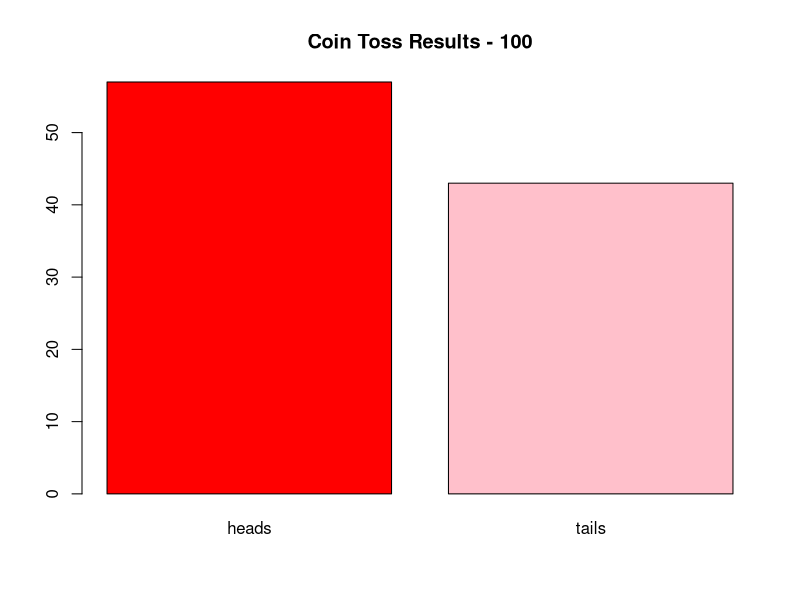
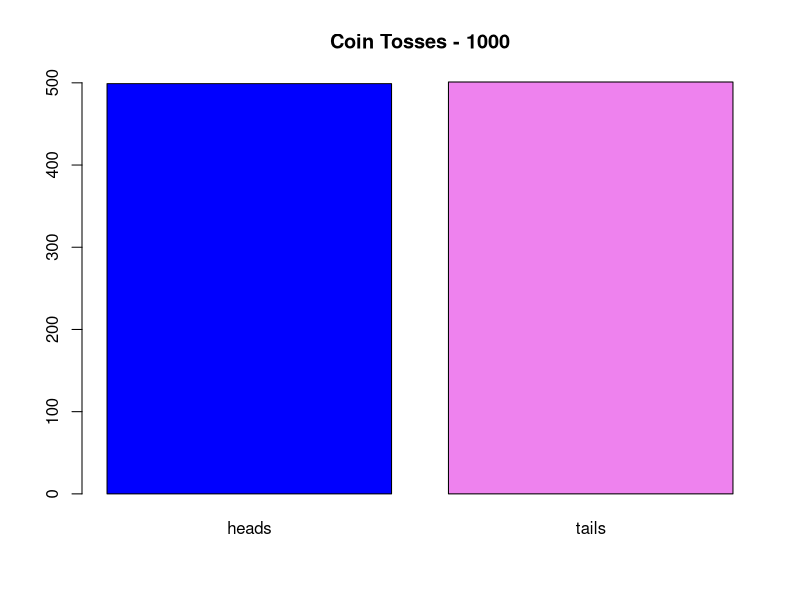
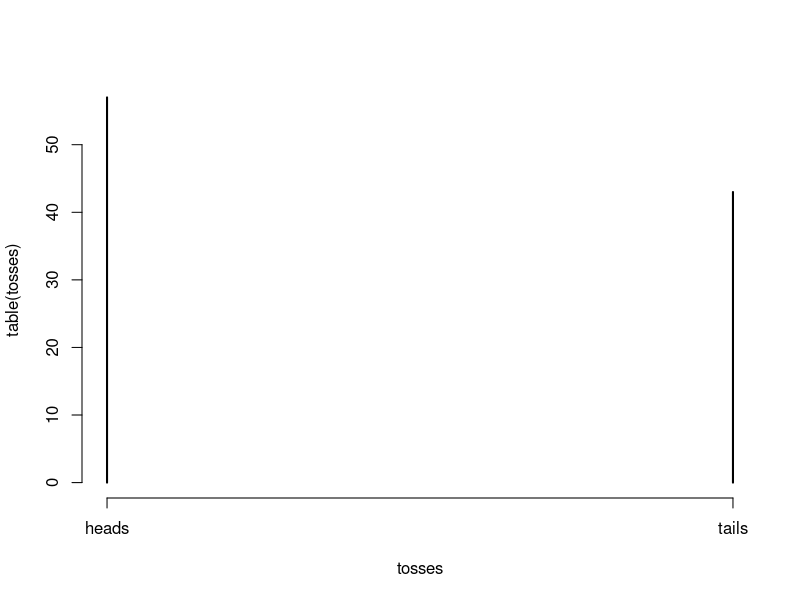
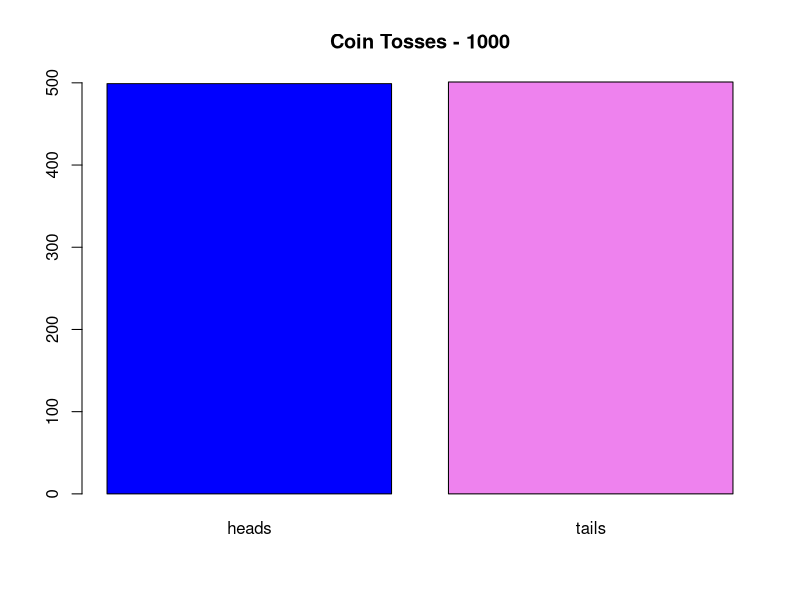
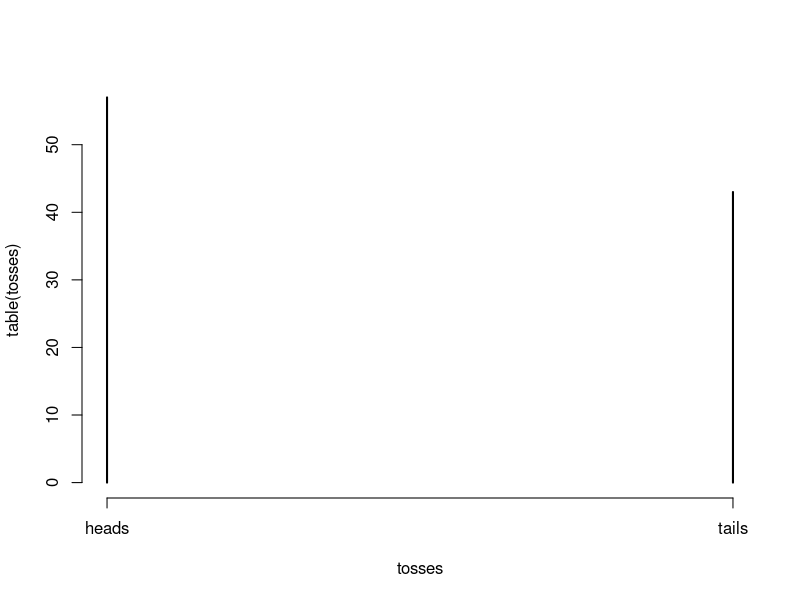
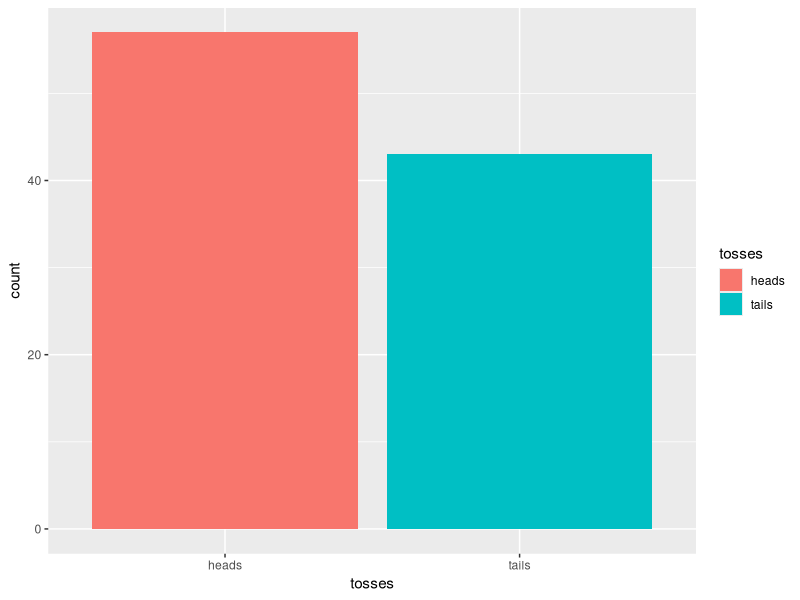
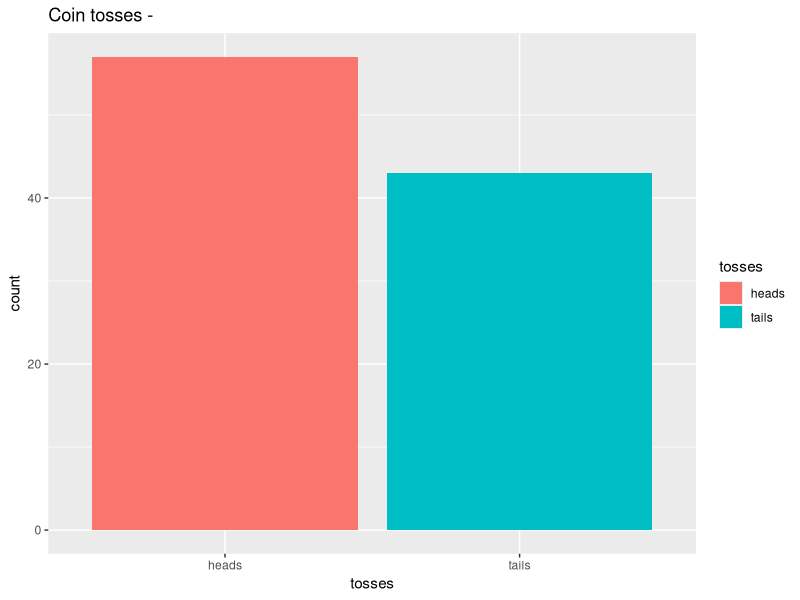
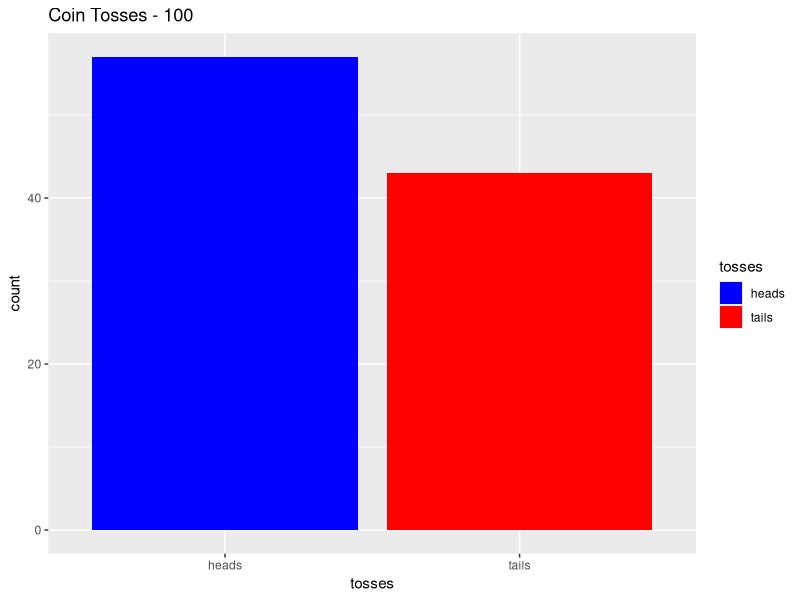

R code for these plots, in order:
# National University of Singapore
# TCX2002 Introduction to Business Analytics

# Tutorial 1

# Lesson 3 - Understanding Distributions, Sampling, and Estimation

# 1. Probability Distribution,
# 2. The Normal Curve;
# 3. Population vs Sample,
# 4. Sampling & Estimation (simple random, systematic, stratified, and convenience sampling),
# 5. Sampling error vs bias,
# 6. Point estimation
# 7. STD Error (SE) & Confidence Intervals

rm(list = ls())
library(ggplot2)

set.seed(123) #produces a reproducible set of random values 
#if you want two vectors to have the same boolean values for examples
# you need to run set.seed(same_number) before each variable assignment or vector c()

# 1. Simulating Randomness and Outcome Space
# Lab Questions:
#   1. Simulate 100 coin tosses in R using sample(c("Heads", "Tails"), 100, replace = TRUE).
choices <- c("heads", "tails")
tosses <- sample(choices, 100, replace=TRUE)
tosses

#   2. Count how many times "Heads" appears. What if you increase to 1000 coin tosses or more?
tosses_heads <- sum(tosses == "heads")
tosses_heads
tosses_1000 <- sample(choices, 1000, replace=TRUE) #generates a vector based on a shorter vector that has things you wanna repeat multiple times
#replace=TRUE means that the choices can be repeated, if you put replace=FALSE 
# and the number to repeat is less that the number of choices, then you will get an error

table(tosses)
prop.table(table(tosses))
table(tosses)["heads"]

table(tosses_1000) # gives the number of each type of thing
prop.table(table(tosses_1000)) #gives proportion of each result
table(tosses_1000)["heads"]

barplot(table(tosses), main="Coin Toss Results - 100", col=c("red","pink"))
barplot(table(tosses_1000), main="Coin Tosses - 1000", col=c("blue","violet"))
# table(), main= title, col=c(color char vector)

plot(table(tosses)) #this is the bare version of barplot

class(barplot(table(tosses_1000), main="Coin Tosses - 1000", col=c("blue","violet")))
#matrix array

class(plot(table(tosses)))

length(tosses)

mean(tosses=="heads")
tosses=="heads" #generates a logical vector and assigns 
#TRUE for heads and FALSE for everything else
# note it is a logical expression or logical vector
#it is a conditional logical vector generator applied to another vector


sum(tosses=="heads") / length(tosses) #equivalent to mean() for logical vectors only
is.vector(tosses=="heads")
length(tosses=="heads") #counts total number of items in logical vector extracted from char vector
class(tosses=="heads") #logical

cumsum(tosses=="heads") #cumulative sum

round(prop.table(table(tosses=="heads")),3)


#ggplot2
ggplot(data.frame(tosses), aes(x=tosses, fill=tosses)) + geom_bar() #bare minimum
ggplot(data.frame(tosses), aes(x=tosses, fill=tosses)) + geom_bar() + labs(title="Coin tosses -")
ggplot(data.frame(tosses), aes(x=tosses, fill=tosses)) + geom_bar() + labs(title="Coin Tosses - 100") + scale_fill_manual(values = c("blue", "red"))

#   3. Is the outcome approximately 50-50? What does this tell you about randomness?
# almost but not so, it fluctuates above and below it and approaches it as sample size increase
# random outcomes fluctuate
# law of large numbers, greater sample size, proportion of outcome approaches true probability


# 2. Exploring Sampling Techniques
# Scenario: Your company wants to survey customers.
# Lab Questions:
  # 1. Create a dummy data set with 500 customers and assign them to regions (North, South, East, West)

rm(list = ls())

set.seed(42)

regions <- c("North",
             "South",
             "East",
             "West")
regions

customer_id <- 1:500
customer_id

customer_region = sample(regions,
                500,
                replace=TRUE)
customer_region

customers_df <- data.frame(
  customer_id = customer_id,
  region = customer_region)
customers_df
head(customers_df)
head(customers_df, 10)

  # 2. Perform:
    # o Simple random sampling

    # o Stratified sampling (by region)

    # o Systematic sampling (every 10th customer)

  # 3. Compare the results: Are all regions equally represented in each technique?
